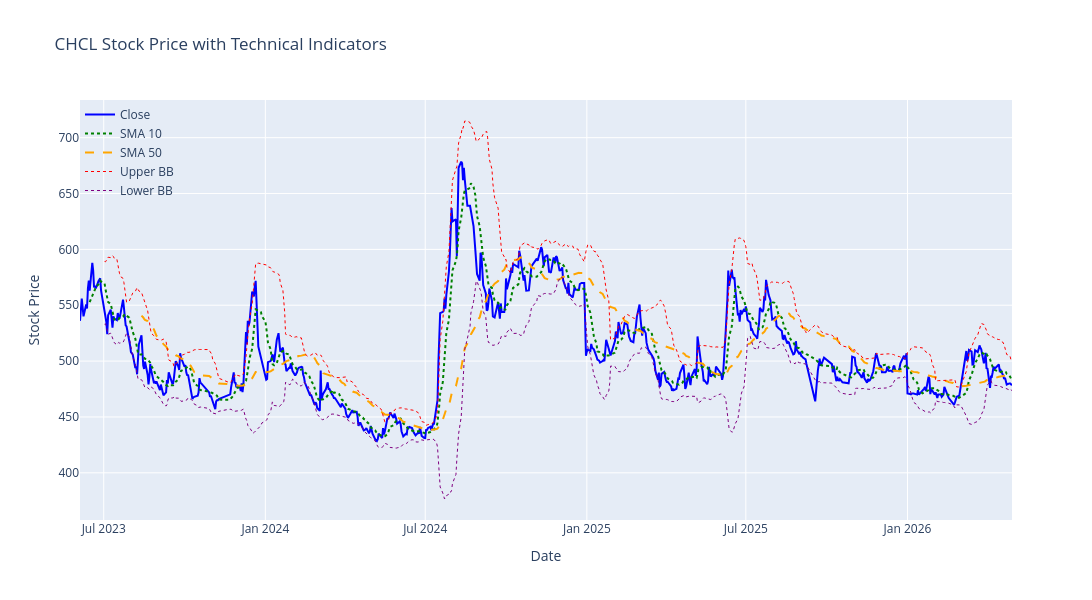

The notebook cell this image was saved under:
### Code cell
#Plot technical analysis
import plotly.graph_objects as go


# Create the figure
fig = go.Figure()

# Add 'Close' price line
fig.add_trace(go.Scatter(
    x=df.index,
    y=df['rate'],
    mode='lines',
    name='Close',
    line=dict(color='blue', width=2)
))

# Add 'SMA 10' line
fig.add_trace(go.Scatter(
    x=df.index,
    y=df['SMA_10'],
    mode='lines',
    name='SMA 10',
    line=dict(color='green', width=2, dash='dot')
))

# Add 'SMA 50' line
fig.add_trace(go.Scatter(
    x=df.index,
    y=df['SMA_50'],
    mode='lines',
    name='SMA 50',
    line=dict(color='orange', width=2, dash='dash')
))

# Add 'Upper BB' line
fig.add_trace(go.Scatter(
    x=df.index,
    y=df['Upper_BB'],
    mode='lines',
    name='Upper BB',
    line=dict(color='red', width=1, dash='dot')
))

# Add 'Lower BB' line
fig.add_trace(go.Scatter(
    x=df.index,
    y=df['Lower_BB'],
    mode='lines',
    name='Lower BB',
    line=dict(color='purple', width=1, dash='dot')
))

# Update layout for a larger figure size and title
fig.update_layout(
    title=f'{stock_name} Stock Price with Technical Indicators',
    xaxis_title='Date',
    yaxis_title='Stock Price',
    legend=dict(x=0, y=1, bgcolor='rgba(255,255,255,0)', bordercolor='rgba(255,255,255,0)'),
    autosize=False,
    width=1200,
    height=600,
   
)

# Show the plot
fig.show()

### Figure 1 — Plotly figure (JSON) as saved in the notebook; plotly's stock layout.template omitted (floating-point values rounded to 4 significant figures; data arrays with more than 128 entries replaced by an {"elided": "..."} marker saying what was removed)
{"data": [{"line": {"color": "blue", "width": 2}, "mode": "lines", "name": "Close", "type": "scatter", "x": {"elided": "661 str values"}, "y": {"elided": "661 float values"}}, {"line": {"color": "green", "dash": "dot", "width": 2}, "mode": "lines", "name": "SMA 10", "type": "scatter", "x": {"elided": "661 str values"}, "y": {"elided": "661 float values"}}, {"line": {"color": "orange", "dash": "dash", "width": 2}, "mode": "lines", "name": "SMA 50", "type": "scatter", "x": {"elided": "661 str values"}, "y": {"elided": "661 float values"}}, {"line": {"color": "red", "dash": "dot", "width": 1}, "mode": "lines", "name": "Upper BB", "type": "scatter", "x": {"elided": "661 str values"}, "y": {"elided": "661 float values"}}, {"line": {"color": "purple", "dash": "dot", "width": 1}, "mode": "lines", "name": "Lower BB", "type": "scatter", "x": {"elided": "661 str values"}, "y": {"elided": "661 float values"}}], "layout": {"autosize": false, "height": 600, "legend": {"bgcolor": "rgba(255,255,255,0)", "bordercolor": "rgba(255,255,255,0)", "x": 0, "y": 1}, "title": {"text": "CHCL Stock Price with Technical Indicators"}, "width": 1200, "xaxis": {"title": {"text": "Date"}}, "yaxis": {"title": {"text": "Stock Price"}}}}
